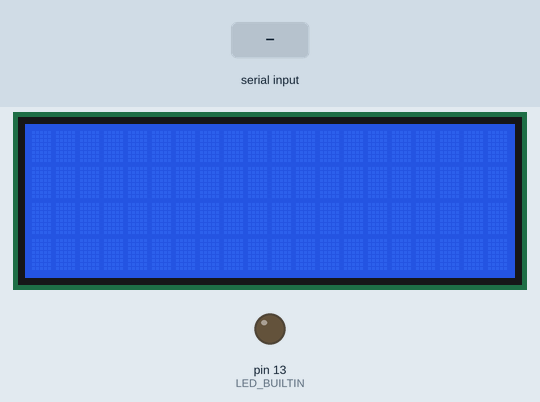
Bench run of a sketch on a simulated Arduino Uno, built with avr-gcc and run on an emulated ATmega328P. On the bench: 20×4 character LCD, output pins drawn as LEDs (lit = HIGH). Inputs (shaded band) come from the test bench.

Above: at 1.2 s.
1.3 s: "LED_ON" received over Serial
At 2.8 s:
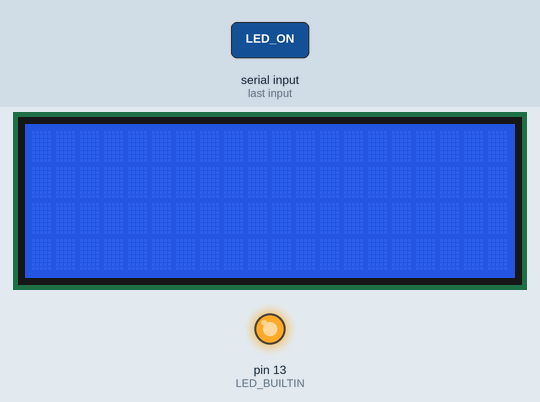
3.1 s: "1" received over Serial
4.9 s: "LED_OFF" received over Serial
At 5.7 s:
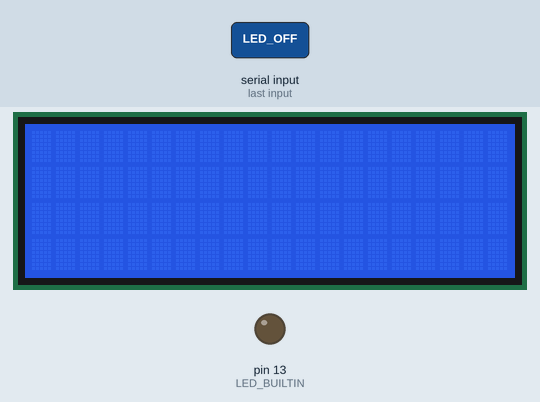
Timing chart, 0 to 7.9 s (numbered marks = the images above; inputs shaded):
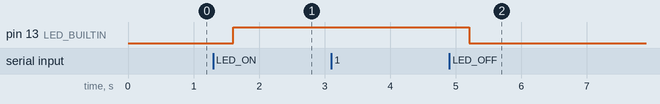

The sketch:

SerialDisplay.ino
```cpp
#include <Wire.h>
#include <LiquidCrystal_I2C.h>

LiquidCrystal_I2C lcd(0x27,20,4);  // set the LCD address to 0x27 for a 16 chars and 2 line display

void setup()
{
  lcd.init();                      // initialize the lcd
  lcd.backlight();
  pinMode(LED_BUILTIN, OUTPUT);
  Serial.begin(9600);
  Serial.setTimeout(200);
}

void loop()
{
  // when characters arrive over the serial port...
  if (Serial.available()) {
    // wait a bit for the entire message to arrive
    delay(100);
    // clear the screen
    lcd.clear();
    // read all the available characters
    while (Serial.available() > 0) {
      String serialIn = Serial.readString();
      if (serialIn.equals("LED_ON")){
        digitalWrite(LED_BUILTIN, HIGH);
        break;
      }
      if (serialIn.equals("LED_OFF")){
        digitalWrite(LED_BUILTIN, LOW);
        break;
      }
      // display each character to the LCD
      lcd.print(serialIn);
    }
  }
}
```

Measured:
- after the input at 1.3 s, pin 13 (LED_BUILTIN): LOW → HIGH after 0.30 s
- after the input at 4.9 s, pin 13 (LED_BUILTIN): HIGH → LOW after 0.30 s
